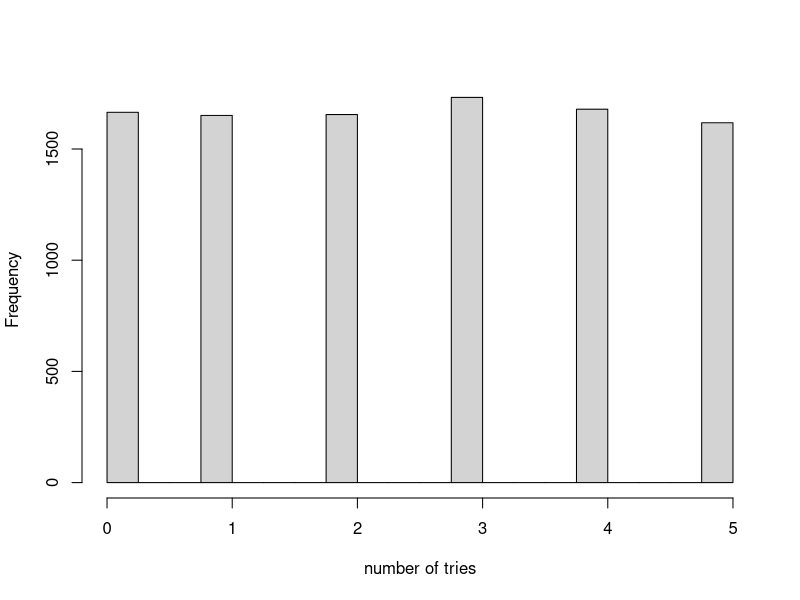
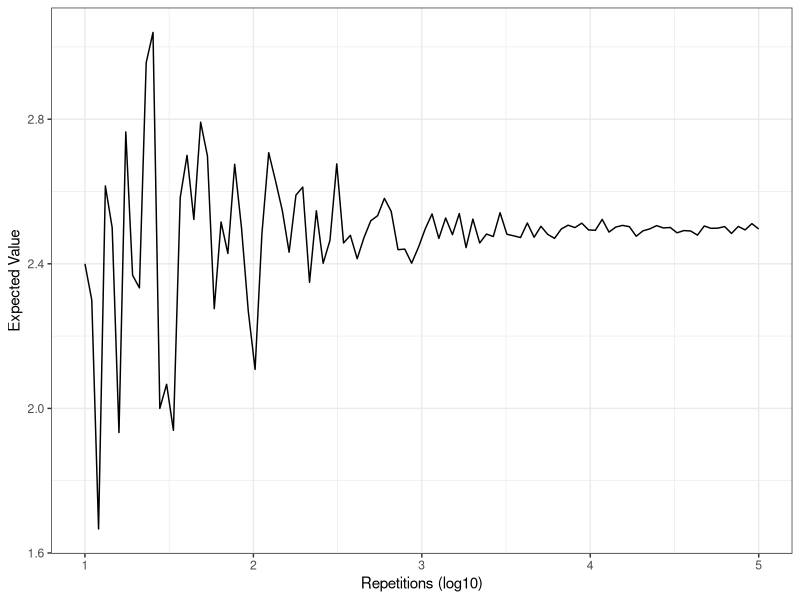

Recreate these plots in R, in order.
# Title     : TODO
# Objective : TODO
# Created by: oscarhernandezlopez
# Created on: 04/11/20

require(ggplot2)

#18 p.249 Keys
tryKeySim <- function (n=1){
  tryK <- sample(c(0:5), n, replace = FALSE,
                prob = c(1/6,1/6,1/6,1/6,1/6,1/6))
}

res<-numeric()
for (i in 1:10000) {
  res <- c(res,tryKeySim(1))
}

mean(res)

png('hist_18_249.png',width = 2000, height = 1600,res = 300)
hist(res, seq(0,5,by=0.25), main = NULL, xlab ="number of tries")
dev.off()

#How many Monte Carlo experiments are enough?
B <- 10^seq(1,5, len = 100)

compute_prob <- function (B,n=1){
  r <- replicate(B, tryKeySim(n))
  mean(r)
}

prob <- sapply(B,compute_prob)
png('plot_MC.png',width = 2000, height = 1600,res = 300)
qplot(log10(B), prob, geom = "line") + labs(y = "Expected Value", x = "Repetitions (log10)") + theme_bw()
dev.off()